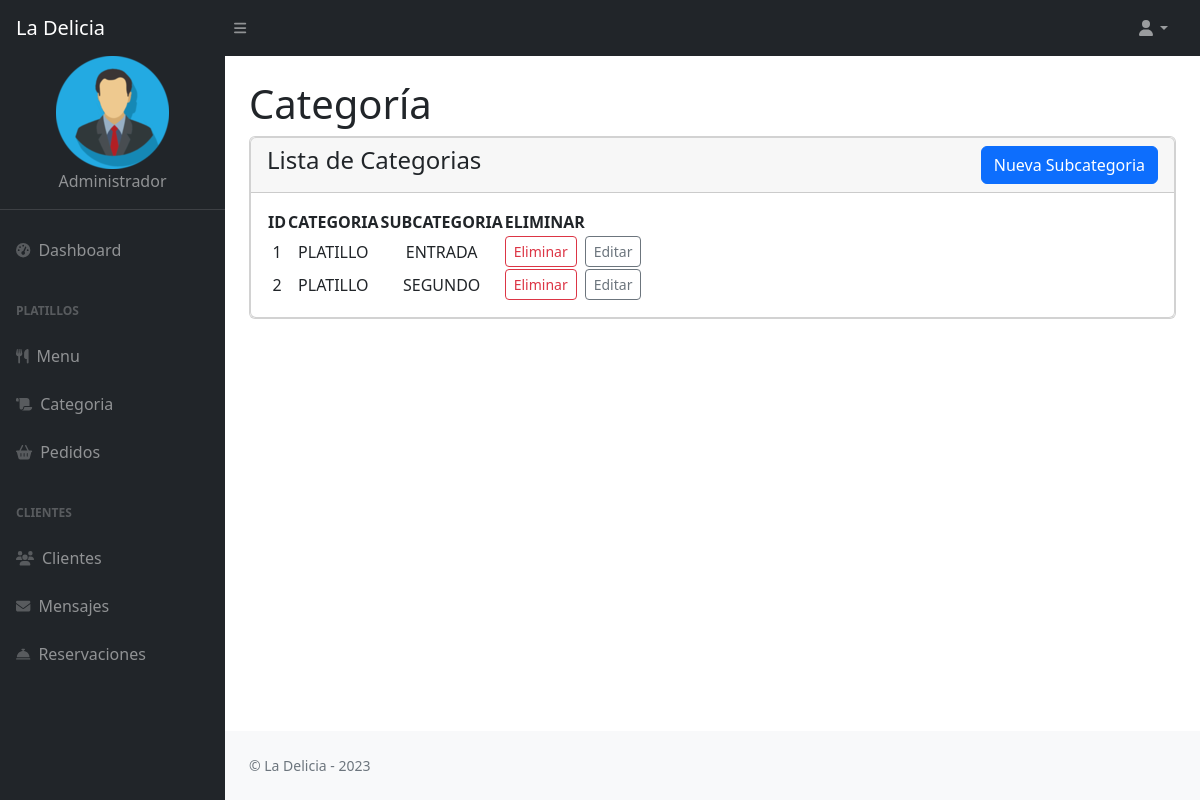
Screenshot of /admin/view_category.php with the database file from the repository.
### tables this page shows
CREATE TABLE `cat_food` (
  `id` bigint(12) NOT NULL,
  `categoria` varchar(100) NOT NULL,
  `sub_categoria` varchar(100) NOT NULL
);

### admin/view_category.php (the view)
<?php
include "connect.php";
include('templates/header.php');
?>
<div class="container-fluid px-4">
    <h1 class="mt-4">Categoría</h1>
        <div class="card mb-4">
            <div class="card">
                <div class ="card-header">
                    <h4>Lista de Categorias
                        <a href = "food_cat.php" class = "btn btn-primary float-end">Nueva Subcategoria</a>
                    </h4>
                </div>
                    <div class="card-body">
                        <div class="content">
                            <table id="datatablesSimple">
                                <thead>
		                            <tr>
                                        <th>ID</th>
			                            <th>CATEGORIA</th>
			                            <th>SUBCATEGORIA</th>
                                        <th>ELIMINAR</th>
                                    </tr>
                                </thead>
                            <?php
                                $s = mysqli_query($con,"SELECT * FROM cat_food");
                                while($r = mysqli_fetch_array($s))
                                {
                                ?>
                                    <tr align=center>
                                        <td><?php echo $r['id']; ?></td>
                                        <td><?php echo $r['categoria']; ?></td>
                                        <td><?php echo $r['sub_categoria']; ?></td>
                                        <td>
                                            <div class="d-flex gap-2">
                                                <a href="delcategory.php?a=<?php echo $r['id']; ?>" class="btn btn-sm btn-outline-danger">Eliminar</a>
                                                <a href="editcat.php?b=<?php echo $r['id']; ?>" class="btn btn-sm btn-outline-secondary">Editar</a>
                                            </div>
                                        </td>
                                    </tr>
                            <?php
                                }
                            ?>
	                </table>
            </div>
        </div>
</div>
<?php
include('templates/footer.php');
include('templates/scripts.php');
?>

### rows the page displays
cat_food: id "1", categoria "PLATILLO", sub_categoria "ENTRADA"
cat_food: id "2", categoria "PLATILLO", sub_categoria "SEGUNDO"
